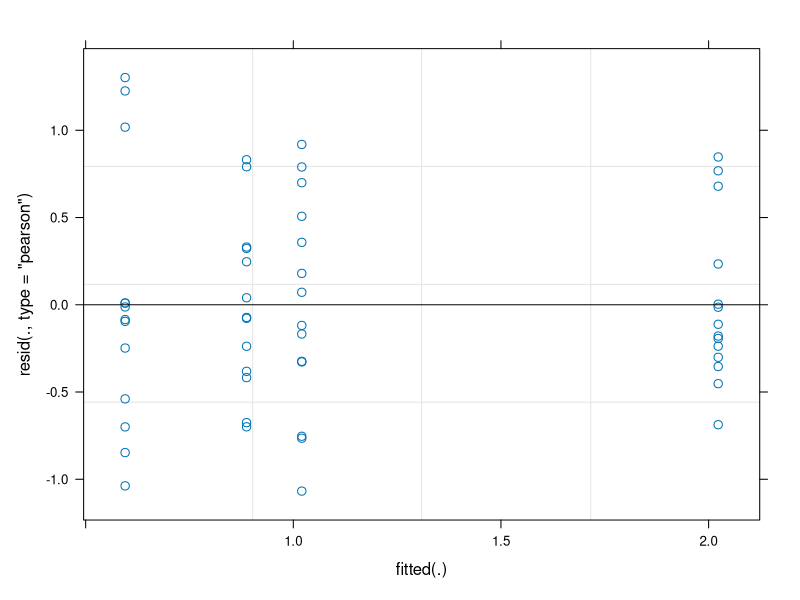
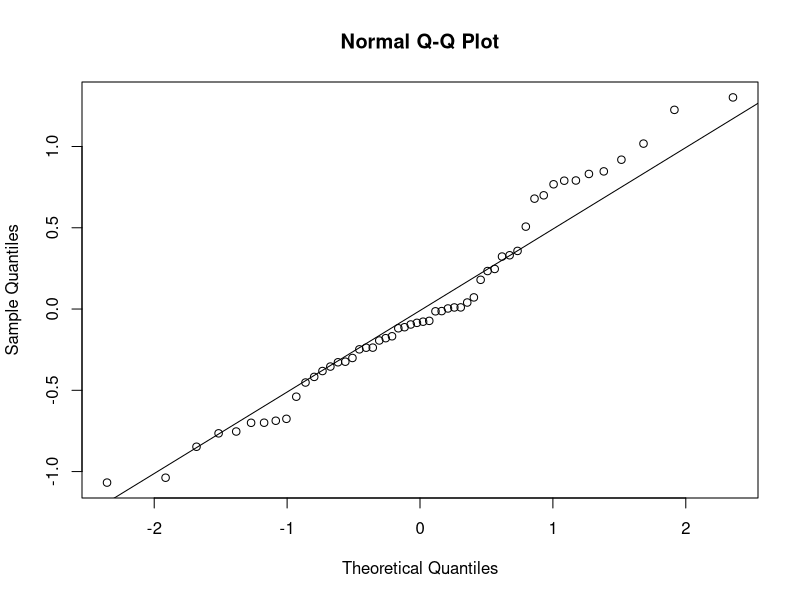
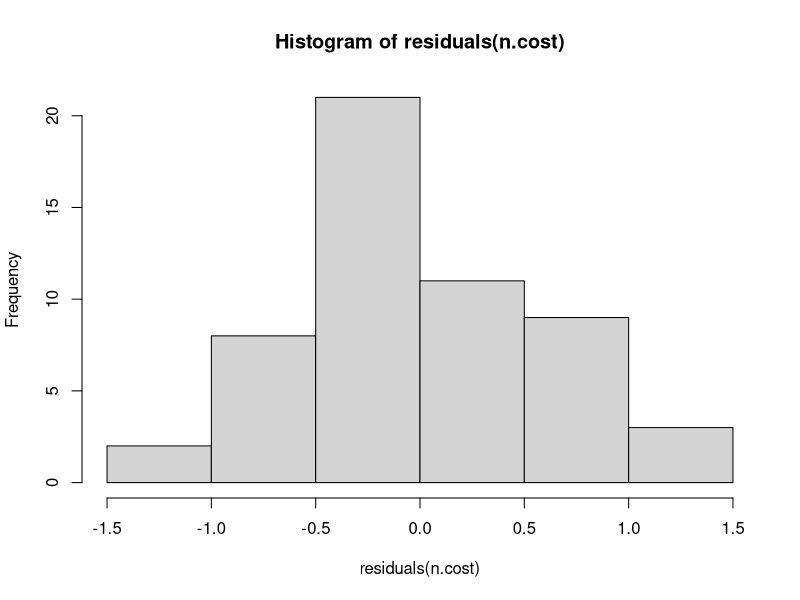
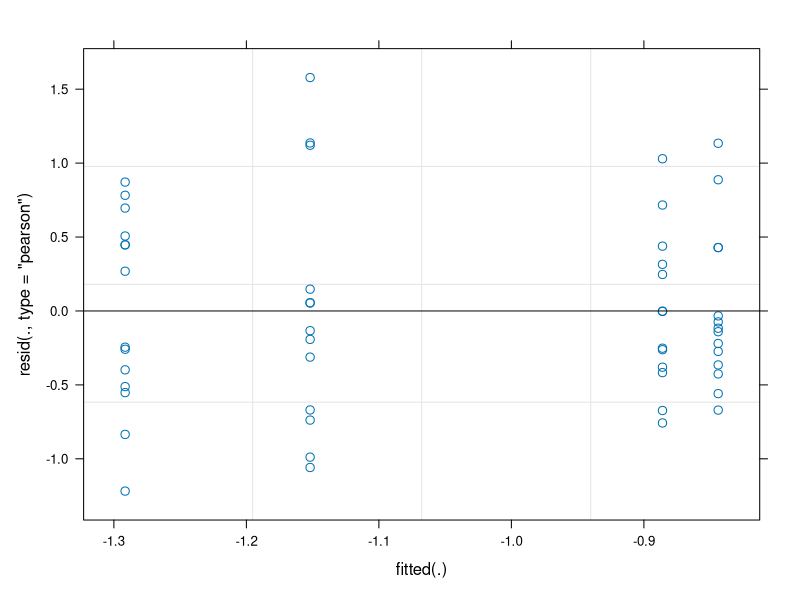
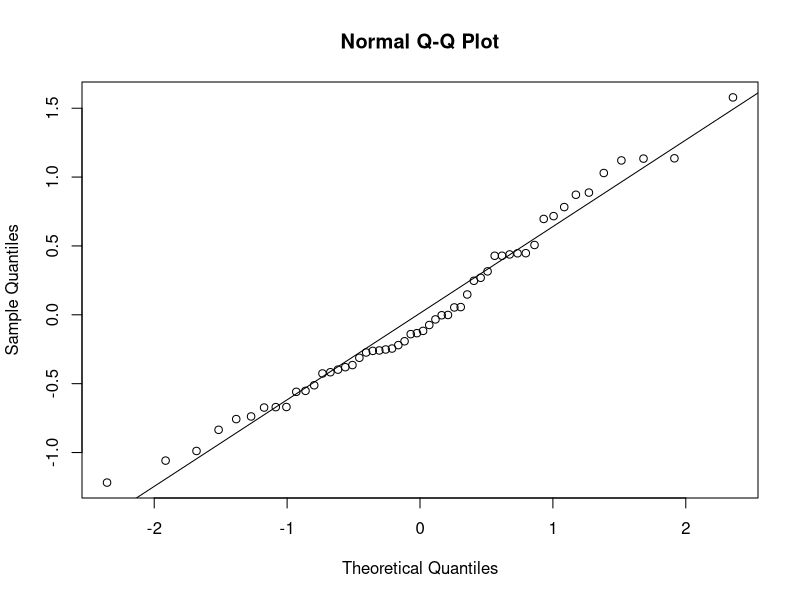
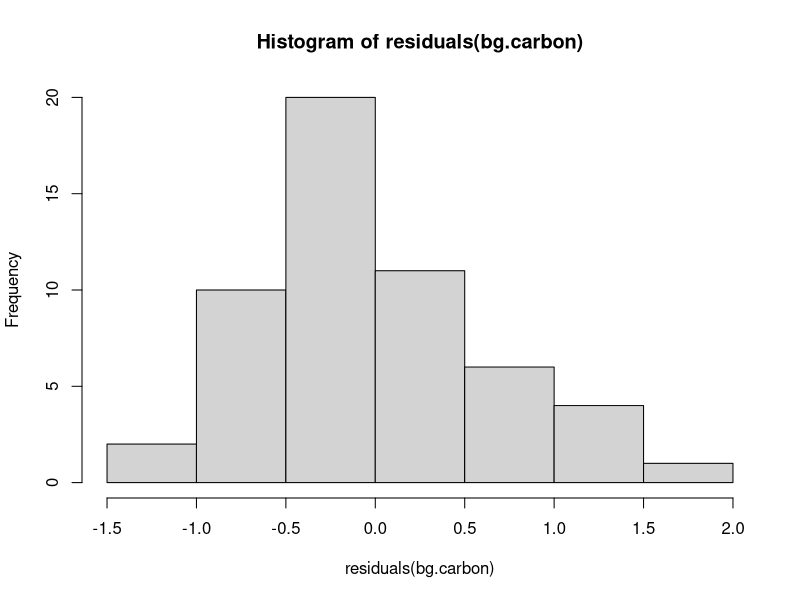
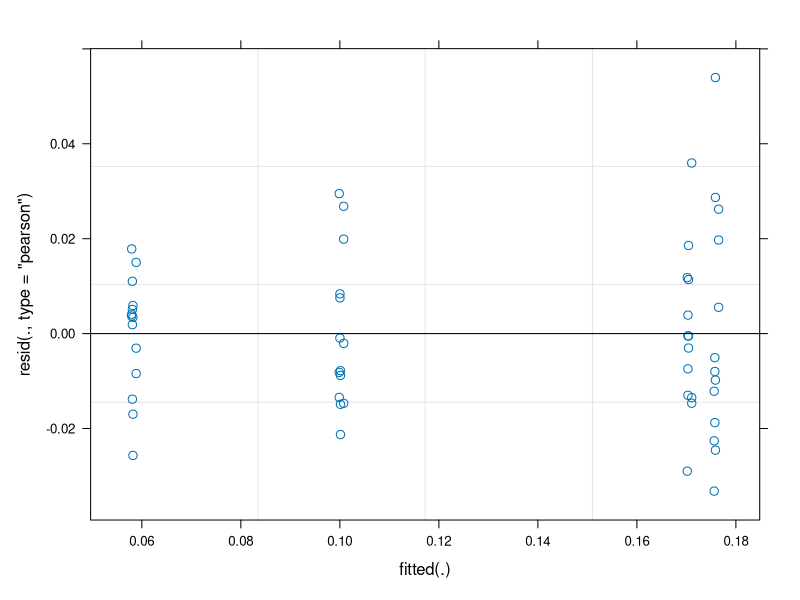
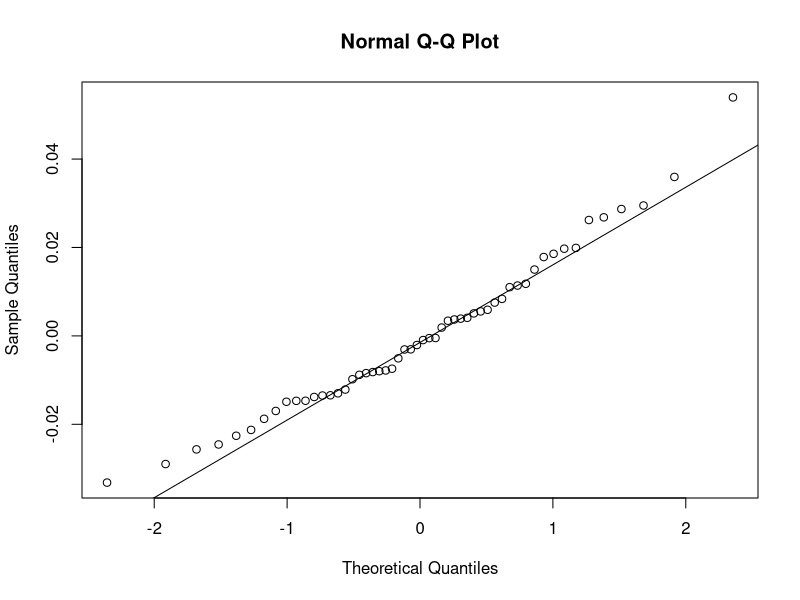

R code for these plots, in order: (Note: this script raises an error after producing the figures.)
# Script that annotates data analysis for NxI soybean greenhouse experiment.
# Note that script assumes that the root directory of this file is the 
# working directory

##########################################################################
## Load libraries and dataset
##########################################################################
## Libraries
library(tidyverse)
library(dplyr)
library(lme4)
library(car)
library(emmeans)
library(multcomp)

## Remove digit bounds in emmeans package
emm_options(opt.digits = FALSE)

## Load data
data <- read.csv("../data/NxI_data.csv",
                 na.strings = "NA")

## Make sure nodule biomass is listed as zero for any NA values
data$nodule.biomass <- ifelse(is.numeric(data$root.biomass) & 
                                is.na(data$nodule.biomass),
                              0, data$nodule.biomass)

## Check data
head(data)

##########################################################################
## Carbon cost to acquire nitrogen
##########################################################################
n.cost <- lmer(log(n.cost) ~ n.trt * inoc + (1 | block), data = data)

# Check model assumptions
plot(n.cost)
qqnorm(residuals(n.cost))
qqline(residuals(n.cost))
hist(residuals(n.cost))
shapiro.test(residuals(n.cost))
outlierTest(n.cost)

# Model output
summary(n.cost)
Anova(n.cost)

# Pairwise comparisons
emmeans(n.cost, pairwise~n.trt, type = "response")
emmeans(n.cost, pairwise~inoc, type = "response")
emmeans(n.cost, pairwise~n.trt * inoc, type = "response")

# Write data frame for compact lettering
ncost.pairwise.full <- data.frame(variable = "ncost",
                                  treatment = "full",
                                  cld(emmeans(n.cost, ~n.trt*inoc, 
                                              type = "response"),
                                      Letters = letters))
ncost.pairwise.soiln <- data.frame(variable = "ncost",
                                   treatment = "n.trt",
                                   cld(emmeans(n.cost, ~n.trt,
                                               type = "response"),
                                       Letters = letters))
ncost.pairwise.inoc <- data.frame(variable = "ncost",
                                  treatment = "inoc",
                                  cld(emmeans(n.cost, ~inoc,
                                              type = "response"),
                                      Letters = letters))
ncost.pairwise <- ncost.pairwise.full %>%
  full_join(ncost.pairwise.soiln) %>%
  full_join(ncost.pairwise.inoc) %>%
  dplyr::rename(emmean = response) %>%
  mutate(.group = trimws(.group, "both"),
         compact = .group)

##########################################################################
## Belowground carbon
##########################################################################
bg.carbon <- lmer(log(bg.total.c) ~ n.trt * inoc + (1 | block), data = data)

# Check model assumptions
plot(bg.carbon)
qqnorm(residuals(bg.carbon))
qqline(residuals(bg.carbon))
hist(residuals(bg.carbon))
shapiro.test(residuals(bg.carbon))
outlierTest(bg.carbon)

# Model output
summary(bg.carbon)
Anova(bg.carbon)

# Pairwise comparisons
emmeans(bg.carbon, pairwise~n.trt)
emmeans(bg.carbon, pairwise~inoc, type = "response")

# Write data frame for compact lettering
bgc.pairwise.full <- data.frame(variable = "bgc",
                                treatment = "full",
                                cld(emmeans(bg.carbon, ~n.trt*inoc, 
                                            type = "response"),
                                    Letters = letters))
bgc.pairwise.soiln <- data.frame(variable = "bgc",
                                 treatment = "n.trt",
                                 cld(emmeans(bg.carbon, ~n.trt,
                                             type = "response"),
                                     Letters = letters))
bgc.pairwise.inoc <- data.frame(variable = "bgc",
                                treatment = "inoc",
                                cld(emmeans(bg.carbon, ~inoc,
                                            type = "response"),
                                    Letters = letters))
bgc.pairwise <- bgc.pairwise.full %>%
  full_join(bgc.pairwise.soiln) %>%
  full_join(bgc.pairwise.inoc) %>%
  dplyr::rename(emmean = response) %>%
  mutate(.group = trimws(.group, "both"),
         compact = .group)

##########################################################################
## Whole plant nitrogen (denominator of carbon cost to acquire nitrogen)
##########################################################################
wp.nitrogen <- lmer(wp.total.n ~ n.trt * inoc + (1 | block), data = data)

# Check model assumptions
plot(wp.nitrogen)
qqnorm(residuals(wp.nitrogen))
qqline(residuals(wp.nitrogen))
hist(residuals(wp.nitrogen))
shapiro.test(residuals(wp.nitrogen))
outlierTest(wp.nitrogen)

# Model output
summary(wp.nitrogen)
Anova(wp.nitrogen)

# Pairwise comparisons
emmeans(wp.nitrogen, pairwise~n.trt)
emmeans(wp.nitrogen, pairwise~inoc)
emmeans(wp.nitrogen, pairwise~n.trt * inoc)

# Write data frame for compact lettering
wpn.pairwise.full <- data.frame(variable = "wpn",
                                treatment = "full",
                                cld(emmeans(wp.nitrogen, ~n.trt*inoc),
                                    Letters = letters))
wpn.pairwise.soiln <- data.frame(variable = "wpn",
                                 treatment = "n.trt",
                                 cld(emmeans(wp.nitrogen, ~n.trt),
                                     Letters = letters))
wpn.pairwise.inoc <- data.frame(variable = "wpn",
                                treatment = "inoc",
                                cld(emmeans(wp.nitrogen, ~inoc),
                                    Letters = letters))
wpn.pairwise <- wpn.pairwise.full %>%
  full_join(wpn.pairwise.soiln) %>%
  full_join(wpn.pairwise.inoc) %>%
  mutate(.group = trimws(.group, "both"),
         compact = .group)


##########################################################################
## Total leaf area
##########################################################################
tla <- lmer(total.leaf.area ~ n.trt * inoc + (1 | block), data = data)

# Check model assumptions
plot(tla)
qqnorm(residuals(tla))
qqline(residuals(tla))
hist(residuals(tla))
shapiro.test(residuals(tla))
outlierTest(tla)

# Model output
summary(tla)
Anova(tla)
r.squaredGLMM(tla)

# Pairwise comparisons
emmeans(tla, pairwise~n.trt*inoc)
emmeans(tla, pairwise~n.trt)
emmeans(tla, pairwise~inoc)

# Write data frame for compact lettering
tla.pairwise.full <- data.frame(variable = "total.leaf.area",
                               treatment = "full",
                               cld(emmeans(tla, ~n.trt*inoc),
                                   Letters = letters))
tla.pairwise.soiln <- data.frame(variable = "total.leaf.area",
                                treatment = "n.trt",
                                cld(emmeans(tla, ~n.trt),
                                    Letters = letters))
tla.pairwise.inoc <- data.frame(variable = "total.leaf.area",
                               treatment = "inoc",
                               cld(emmeans(tla, ~inoc),
                                   Letters = letters))
tla.pairwise <- tla.pairwise.full %>%
  full_join(tla.pairwise.soiln) %>%
  full_join(tla.pairwise.inoc) %>%
  mutate(.group = trimws(.group, "both"),
         compact = .group)

##########################################################################
## Total biomass
##########################################################################
totalbiomass <- lmer(log(total.biomass) ~ n.trt * inoc + (1 | block), data = data)

# Check model assumptions
plot(totalbiomass)
qqnorm(residuals(totalbiomass))
qqline(residuals(totalbiomass))
hist(residuals(totalbiomass))
shapiro.test(residuals(totalbiomass))
outlierTest(totalbiomass)

# Model output
summary(totalbiomass)
Anova(totalbiomass)
r.squaredGLMM(totalbiomass)

# Pairwise comparisons
emmeans(totalbiomass, pairwise~n.trt*inoc)
emmeans(totalbiomass, pairwise~n.trt, type = "response")
emmeans(totalbiomass, pairwise~inoc)

# Write data frame for compact lettering
tbio.pairwise.full <- data.frame(variable = "total.biomass",
                                treatment = "full",
                                cld(emmeans(totalbiomass, ~n.trt*inoc),
                                    Letters = letters))
tbio.pairwise.soiln <- data.frame(variable = "total.biomass",
                                 treatment = "n.trt",
                                 cld(emmeans(totalbiomass, ~n.trt),
                                     Letters = letters))
tbio.pairwise.inoc <- data.frame(variable = "total.biomass",
                                treatment = "inoc",
                                cld(emmeans(totalbiomass, ~inoc),
                                    Letters = letters))
tbio.pairwise <- tbio.pairwise.full %>%
  full_join(tbio.pairwise.soiln) %>%
  full_join(tbio.pairwise.inoc) %>%
  mutate(.group = trimws(.group, "both"),
         compact = .group)

##########################################################################
## Nodule biomass : root biomass
##########################################################################
nod.root <- lmer(sqrt(nod.root.biomass) ~ n.trt * inoc + (1 | block), data = data)

# Check model assumptions
plot(nod.root)
qqnorm(residuals(nod.root))
qqline(residuals(nod.root))
hist(residuals(nod.root))
shapiro.test(residuals(nod.root))
outlierTest(nod.root)

# Model output
summary(nod.root)
Anova(nod.root)

# Pairwise comparisons
emmeans(nod.root, pairwise~n.trt)
emmeans(nod.root, pairwise~inoc)
cld(emmeans(nod.root, pairwise~n.trt * inoc, type = "response"))

# Write data frame for compact lettering
nodroot.pairwise.full <- data.frame(variable = "nodroot",
                                treatment = "full",
                                cld(emmeans(nod.root, ~n.trt*inoc,
                                            type = "response"),
                                    Letters = letters))
nodroot.pairwise.soiln <- data.frame(variable = "nodroot",
                                 treatment = "n.trt",
                                 cld(emmeans(nod.root, ~n.trt,
                                             type = "response"),
                                     Letters = letters))
nodroot.pairwise.inoc <- data.frame(variable = "nodroot",
                                treatment = "inoc",
                                cld(emmeans(nod.root, ~inoc,
                                            type = "response"),
                                    Letters = letters))
nodroot.pairwise <- nodroot.pairwise.full %>%
  full_join(nodroot.pairwise.soiln) %>%
  full_join(nodroot.pairwise.inoc) %>%
  dplyr::rename(emmean = response) %>%
  mutate(.group = trimws(.group, "both"),
         compact = .group)

##########################################################################
## Nodule biomass
##########################################################################
nod <- lmer(sqrt(nodule.biomass) ~ n.trt * inoc + (1 | block), data = data)

# Check model assumptions
plot(nod)
qqnorm(residuals(nod))
qqline(residuals(nod))
hist(residuals(nod))
shapiro.test(residuals(nod))
outlierTest(nod)

# Model output
summary(nod)
Anova(nod)

# Pairwise comparisons
emmeans(nod, pairwise~n.trt)
emmeans(nod, pairwise~inoc, type = "response")
emmeans(nod, pairwise~n.trt*inoc, type = "response")

# Write data frame for compact lettering
nod.pairwise.full <- data.frame(variable = "nod",
                                    treatment = "full",
                                    cld(emmeans(nod, ~n.trt*inoc,
                                                type = "response"),
                                        Letters = letters))
nod.pairwise.soiln <- data.frame(variable = "nod",
                                     treatment = "n.trt",
                                     cld(emmeans(nod, ~n.trt,
                                                 type = "response"),
                                         Letters = letters))
nod.pairwise.inoc <- data.frame(variable = "nod",
                                    treatment = "inoc",
                                    cld(emmeans(nod, ~inoc,
                                                type = "response"),
                                        Letters = letters))
nod.pairwise <- nod.pairwise.full %>%
  full_join(nod.pairwise.soiln) %>%
  full_join(nod.pairwise.inoc) %>%
  dplyr::rename(emmean = response) %>%
  mutate(.group = trimws(.group, "both"),
         compact = .group)

##########################################################################
## Root biomass
##########################################################################
root <- lmer(log(root.biomass) ~ n.trt * inoc + (1 | block), data = data)

# Check model assumptions
plot(root)
qqnorm(residuals(root))
qqline(residuals(root))
hist(residuals(root))
shapiro.test(residuals(root))
outlierTest(root)

# Model output
summary(root)
Anova(root)

# Pairwise comparisons
emmeans(root, pairwise~n.trt)
emmeans(root, pairwise~inoc, type = "response")

# Write data frame for compact lettering
root.pairwise.full <- data.frame(variable = "root",
                                treatment = "full",
                                cld(emmeans(root, ~n.trt*inoc,
                                            type = "response"),
                                    Letters = letters))
root.pairwise.soiln <- data.frame(variable = "root",
                                 treatment = "n.trt",
                                 cld(emmeans(root, ~n.trt,
                                             type = "response"),
                                     Letters = letters))
root.pairwise.inoc <- data.frame(variable = "root",
                                treatment = "inoc",
                                cld(emmeans(root, ~inoc,
                                            type = "response"),
                                    Letters = letters))
root.pairwise <- root.pairwise.full %>%
  full_join(root.pairwise.soiln) %>%
  full_join(root.pairwise.inoc) %>%
  dplyr::rename(emmean = response) %>%
  mutate(.group = trimws(.group, "both"),
         compact = .group)

##########################################################################
## BVR
##########################################################################
bvr <- lmer(log(bvr) ~ n.trt * inoc + (1 | block), data = data)

# Check model assumptions
plot(bvr)
qqnorm(residuals(bvr))
qqline(residuals(bvr))
hist(residuals(bvr))
shapiro.test(residuals(bvr))
outlierTest(bvr)

# Model output
summary(bvr)
Anova(bvr)

# Pairwise comparisons
emmeans(bvr, pairwise~n.trt*inoc, type = "response")

# Write data frame for compact lettering
bvr.pairwise.full <- data.frame(variable = "bvr",
                                 treatment = "full",
                                 cld(emmeans(bvr, ~n.trt*inoc,
                                             type = "response"),
                                     Letters = letters))
bvr.pairwise.soiln <- data.frame(variable = "bvr",
                                  treatment = "n.trt",
                                  cld(emmeans(bvr, ~n.trt,
                                              type = "response"),
                                      Letters = letters))
bvr.pairwise.inoc <- data.frame(variable = "bvr",
                                 treatment = "inoc",
                                 cld(emmeans(bvr, ~inoc,
                                             type = "response"),
                                     Letters = letters))
bvr.pairwise <- bvr.pairwise.full %>%
  full_join(bvr.pairwise.soiln) %>%
  full_join(bvr.pairwise.inoc) %>%
  dplyr::rename(emmean = response) %>%
  mutate(.group = trimws(.group, "both"),
         compact = .group)

##########################################################################
## Make merged emmeans file
##########################################################################
comp.letters <- ncost.pairwise %>%
  full_join(bgc.pairwise) %>%
  full_join(wpn.pairwise) %>%
  full_join(tla.pairwise) %>%
  full_join(tbio.pairwise) %>%
  full_join(nodroot.pairwise) %>%
  full_join(nod.pairwise) %>%
  full_join(root.pairwise) %>%
  full_join(bvr.pairwise) %>%
  dplyr::rename(comparison = treatment) %>%
  unite("treatment", n.trt:inoc, remove = "FALSE") %>%
  mutate(treatment = factor(treatment, levels = c("ln_ni", "hn_ni",
                                                  "ln_yi", "hn_yi")),
         compact = tolower(compact))

comp.letters

## Write pairwise comparison csv file
write.csv(comp.letters, "../data/NxI_compact_letters.csv", 
          row.names = FALSE)
